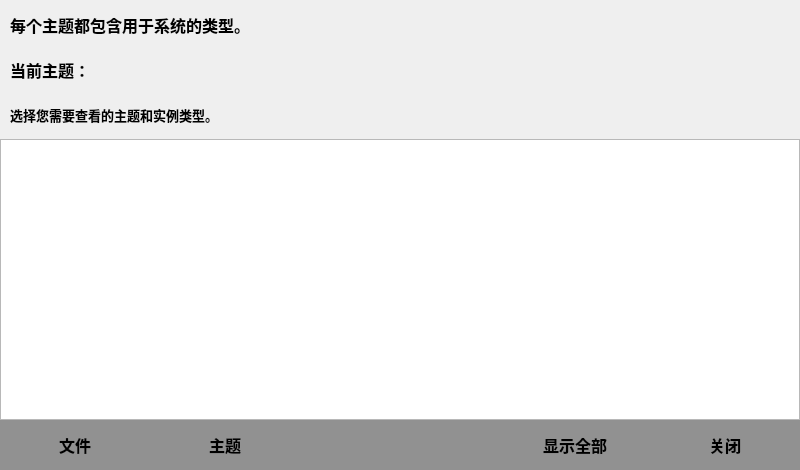
<?xml version="1.0" encoding="UTF-8"?>
<ui version="4.0">
 <class>Configuration</class>
 <widget class="QWidget" name="Configuration">
  <property name="geometry">
   <rect>
    <x>0</x>
    <y>0</y>
    <width>800</width>
    <height>470</height>
   </rect>
  </property>
  <property name="windowTitle">
   <string>Form</string>
  </property>
  <widget class="QLabel" name="label_theme">
   <property name="geometry">
    <rect>
     <x>170</x>
     <y>55</y>
     <width>121</width>
     <height>30</height>
    </rect>
   </property>
   <property name="font">
    <font>
     <pointsize>12</pointsize>
     <weight>75</weight>
     <bold>true</bold>
    </font>
   </property>
   <property name="styleSheet">
    <string notr="true"/>
   </property>
   <property name="text">
    <string/>
   </property>
  </widget>
  <widget class="QTableWidget" name="tableWidget">
   <property name="geometry">
    <rect>
     <x>0</x>
     <y>139</y>
     <width>800</width>
     <height>281</height>
    </rect>
   </property>
  </widget>
  <widget class="QLabel" name="label_currentTheme">
   <property name="geometry">
    <rect>
     <x>10</x>
     <y>55</y>
     <width>100</width>
     <height>30</height>
    </rect>
   </property>
   <property name="font">
    <font>
     <pointsize>12</pointsize>
     <weight>75</weight>
     <bold>true</bold>
    </font>
   </property>
   <property name="styleSheet">
    <string notr="true"/>
   </property>
   <property name="text">
    <string>当前主题：</string>
   </property>
  </widget>
  <widget class="QWidget" name="widget" native="true">
   <property name="geometry">
    <rect>
     <x>0</x>
     <y>420</y>
     <width>800</width>
     <height>50</height>
    </rect>
   </property>
   <property name="styleSheet">
    <string notr="true">background-color: rgb(145, 145, 145);</string>
   </property>
   <widget class="QPushButton" name="btn_showAll">
    <property name="geometry">
     <rect>
      <x>500</x>
      <y>0</y>
      <width>150</width>
      <height>50</height>
     </rect>
    </property>
    <property name="font">
     <font>
      <pointsize>12</pointsize>
      <weight>75</weight>
      <bold>true</bold>
     </font>
    </property>
    <property name="text">
     <string>显示全部</string>
    </property>
    <property name="flat">
     <bool>true</bool>
    </property>
   </widget>
   <widget class="QPushButton" name="btn_cancel">
    <property name="geometry">
     <rect>
      <x>650</x>
      <y>0</y>
      <width>150</width>
      <height>50</height>
     </rect>
    </property>
    <property name="font">
     <font>
      <pointsize>12</pointsize>
      <weight>75</weight>
      <bold>true</bold>
     </font>
    </property>
    <property name="text">
     <string>关闭</string>
    </property>
    <property name="flat">
     <bool>true</bool>
    </property>
   </widget>
   <widget class="QPushButton" name="btn_file">
    <property name="geometry">
     <rect>
      <x>0</x>
      <y>0</y>
      <width>150</width>
      <height>50</height>
     </rect>
    </property>
    <property name="font">
     <font>
      <pointsize>12</pointsize>
      <weight>75</weight>
      <bold>true</bold>
     </font>
    </property>
    <property name="text">
     <string>文件</string>
    </property>
    <property name="flat">
     <bool>true</bool>
    </property>
   </widget>
   <widget class="QPushButton" name="btn_theme">
    <property name="geometry">
     <rect>
      <x>150</x>
      <y>0</y>
      <width>150</width>
      <height>50</height>
     </rect>
    </property>
    <property name="font">
     <font>
      <pointsize>12</pointsize>
      <weight>75</weight>
      <bold>true</bold>
     </font>
    </property>
    <property name="text">
     <string>主题</string>
    </property>
    <property name="flat">
     <bool>true</bool>
    </property>
   </widget>
  </widget>
  <widget class="QLabel" name="label_currentLan">
   <property name="geometry">
    <rect>
     <x>10</x>
     <y>10</y>
     <width>350</width>
     <height>30</height>
    </rect>
   </property>
   <property name="font">
    <font>
     <pointsize>12</pointsize>
     <weight>75</weight>
     <bold>true</bold>
    </font>
   </property>
   <property name="styleSheet">
    <string notr="true"/>
   </property>
   <property name="text">
    <string>每个主题都包含用于系统的类型。</string>
   </property>
  </widget>
  <widget class="QLabel" name="label_currentLan_2">
   <property name="geometry">
    <rect>
     <x>10</x>
     <y>100</y>
     <width>350</width>
     <height>30</height>
    </rect>
   </property>
   <property name="font">
    <font>
     <pointsize>10</pointsize>
     <weight>75</weight>
     <bold>true</bold>
    </font>
   </property>
   <property name="styleSheet">
    <string notr="true"/>
   </property>
   <property name="text">
    <string>选择您需要查看的主题和实例类型。</string>
   </property>
  </widget>
 </widget>
 <resources/>
 <connections/>
</ui>
